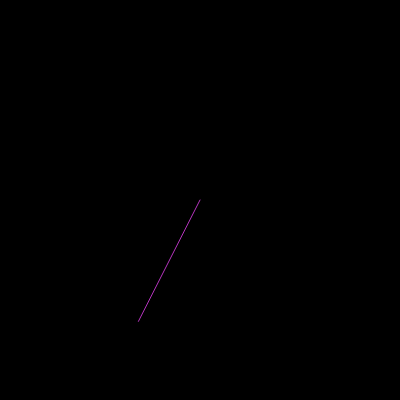
Frame 1 (no input)
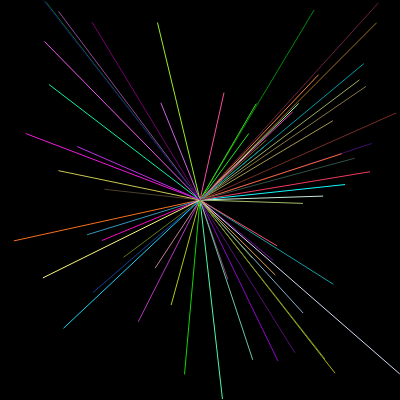
Frame 60 (no input)
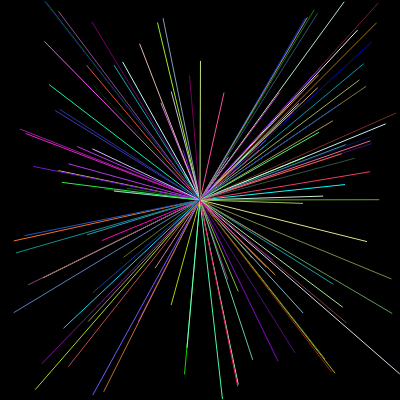
Frame 120 (the mouse pressed at the canvas centre since frame 60)

The p5.js sketch that drew these frames (run headless with seeded random() and noise() and a simulated clock; from frame 60 on, the mouse is pressed at the canvas centre):

// p5.js sketch
// ── sketch.js
// IMA NYU Shanghai
// MOQN
// Sep 16 2019


function setup() {
  createCanvas(400, 400);
  background(0);
}

function draw() {
  stroke(random(255), random(255), random(255));
  line(width/2, height/2, random(width), random(height));
}
